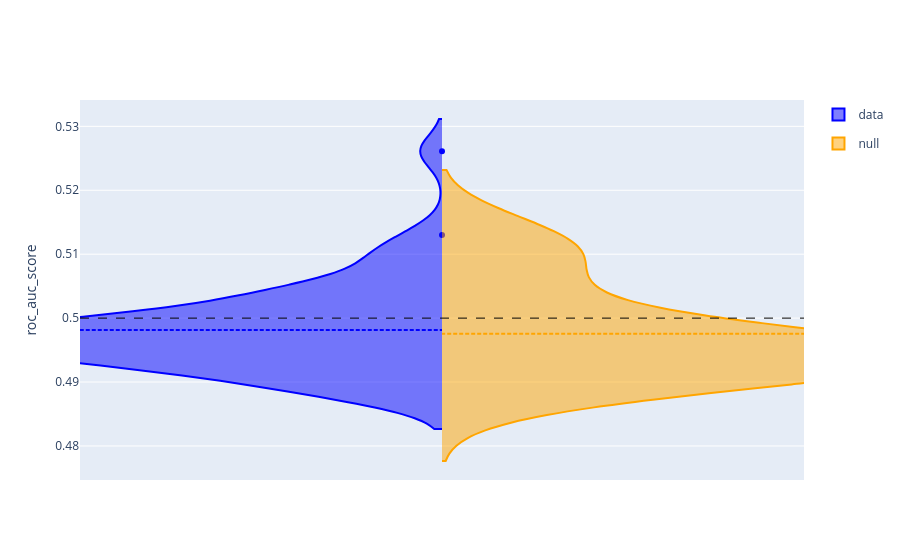

Here is the notebook cell this chart was saved with:
### Markdown cell above
## Child Measures - Interview of Emotional and Psychological Function

### Code cell
df1 = df_classify[(df_classify['target']=='DX_01_Cat_new_binarize') & 
                  (df_classify['assessment']=='Child Measures') & 
                  (df_classify['domains']=='Interview_of_Emotional_and_Psychological_Function')]


visualize.predictive_modeling(df=df1)

### Figure 1 — Plotly figure (JSON) as saved in the notebook; plotly's stock layout.template omitted (floating-point values rounded to 4 significant figures)
{"data": [{"box": {"visible": false}, "legendgroup": "data", "line": {"color": "blue"}, "meanline": {"visible": true}, "name": "data", "scalegroup": "data", "side": "negative", "type": "violin", "x": ["Child Measures-NLES_SR", "Child Measures-NLES_SR", "Child Measures-NLES_SR", "Child Measures-NLES_SR", "Child Measures-NLES_SR", "Child Measures-NLES_SR", "Child Measures-NLES_SR", "Child Measures-NLES_SR", "Child Measures-NLES_SR", "Child Measures-NLES_SR", "Child Measures-NLES_SR", "Child Measures-NLES_SR", "Child Measures-NLES_SR", "Child Measures-NLES_SR", "Child Measures-NLES_SR", "Child Measures-NLES_SR", "Child Measures-NLES_SR", "Child Measures-NLES_SR", "Child Measures-NLES_SR", "Child Measures-NLES_SR", "Child Measures-NLES_SR", "Child Measures-NLES_SR", "Child Measures-NLES_SR", "Child Measures-NLES_SR", "Child Measures-NLES_SR", "Child Measures-NLES_SR", "Child Measures-NLES_SR", "Child Measures-NLES_SR", "Child Measures-NLES_SR", "Child Measures-NLES_SR", "Child Measures-NLES_SR", "Child Measures-NLES_SR", "Child Measures-NLES_SR", "Child Measures-NLES_SR", "Child Measures-NLES_SR", "Child Measures-NLES_SR", "Child Measures-NLES_SR", "Child Measures-NLES_SR", "Child Measures-NLES_SR", "Child Measures-NLES_SR", "Child Measures-NLES_SR", "Child Measures-NLES_SR", "Child Measures-NLES_SR", "Child Measures-NLES_SR", "Child Measures-NLES_SR", "Child Measures-NLES_SR", "Child Measures-NLES_SR", "Child Measures-NLES_SR", "Child Measures-NLES_SR", "Child Measures-NLES_SR"], "y": [0.495, 0.4968, 0.4967, 0.4916, 0.4935, 0.4967, 0.5006, 0.4935, 0.4983, 0.4949, 0.4966, 0.4983, 0.513, 0.4948, 0.4949, 0.4877, 0.5043, 0.5102, 0.4902, 0.4899, 0.4948, 0.5037, 0.4967, 0.4932, 0.4983, 0.4983, 0.5093, 0.4978, 0.5074, 0.5007, 0.5, 0.5044, 0.4881, 0.4967, 0.4983, 0.4932, 0.4883, 0.5, 0.5037, 0.4966, 0.4918, 0.5261, 0.4983, 0.5, 0.4967, 0.4966, 0.4914, 0.5041, 0.4934, 0.5024]}, {"box": {"visible": false}, "legendgroup": "null", "line": {"color": "orange"}, "meanline": {"visible": true}, "name": "null", "scalegroup": "null", "side": "positive", "type": "violin", "x": ["Child Measures-NLES_SR", "Child Measures-NLES_SR", "Child Measures-NLES_SR", "Child Measures-NLES_SR", "Child Measures-NLES_SR", "Child Measures-NLES_SR", "Child Measures-NLES_SR", "Child Measures-NLES_SR", "Child Measures-NLES_SR", "Child Measures-NLES_SR", "Child Measures-NLES_SR", "Child Measures-NLES_SR", "Child Measures-NLES_SR", "Child Measures-NLES_SR", "Child Measures-NLES_SR", "Child Measures-NLES_SR", "Child Measures-NLES_SR", "Child Measures-NLES_SR", "Child Measures-NLES_SR", "Child Measures-NLES_SR", "Child Measures-NLES_SR", "Child Measures-NLES_SR", "Child Measures-NLES_SR", "Child Measures-NLES_SR", "Child Measures-NLES_SR", "Child Measures-NLES_SR", "Child Measures-NLES_SR", "Child Measures-NLES_SR", "Child Measures-NLES_SR", "Child Measures-NLES_SR", "Child Measures-NLES_SR", "Child Measures-NLES_SR", "Child Measures-NLES_SR", "Child Measures-NLES_SR", "Child Measures-NLES_SR", "Child Measures-NLES_SR", "Child Measures-NLES_SR", "Child Measures-NLES_SR", "Child Measures-NLES_SR", "Child Measures-NLES_SR", "Child Measures-NLES_SR", "Child Measures-NLES_SR", "Child Measures-NLES_SR", "Child Measures-NLES_SR", "Child Measures-NLES_SR", "Child Measures-NLES_SR", "Child Measures-NLES_SR", "Child Measures-NLES_SR", "Child Measures-NLES_SR", "Child Measures-NLES_SR"], "y": [0.4915, 0.4984, 0.5123, 0.4849, 0.4951, 0.4918, 0.5151, 0.4919, 0.4879, 0.4978, 0.4933, 0.4958, 0.4932, 0.4965, 0.4915, 0.493, 0.5112, 0.5034, 0.5002, 0.4949, 0.5047, 0.495, 0.5056, 0.4963, 0.4879, 0.4949, 0.495, 0.495, 0.4967, 0.4931, 0.4882, 0.4914, 0.5088, 0.5088, 0.5102, 0.4983, 0.5041, 0.4899, 0.4987, 0.4916, 0.4951, 0.4906, 0.4917, 0.4966, 0.4934, 0.4916, 0.5019, 0.5117, 0.5159, 0.4955]}], "layout": {"shapes": [{"line": {"color": "black", "dash": "dash", "width": 1}, "type": "line", "x0": 0, "x1": 1, "xref": "x domain", "y0": 0.5, "y1": 0.5, "yref": "y"}], "violingap": 0, "violinmode": "overlay", "xaxis": {"showticklabels": false}, "yaxis": {"title": {"text": "roc_auc_score"}}}}
